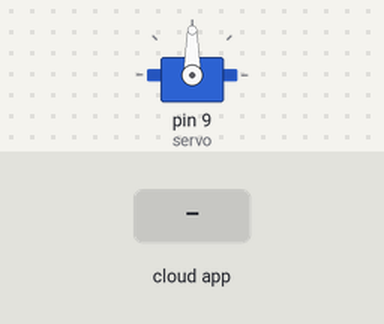
The sketch below on a simulated Arduino Uno, built with avr-gcc and run on an emulated ATmega328P. On the bench: servo. The inputs (shaded band) are chosen by the test bench. The ROS host is connected and sends only what is stated.

Above: at 1.2 s.
1.3 s: the phone or cloud app sets servo_cmd to 0
At 2.0 s:
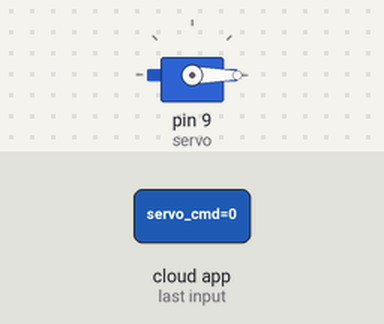
2.8 s: the phone or cloud app sets servo_cmd to 45
At 3.1 s:
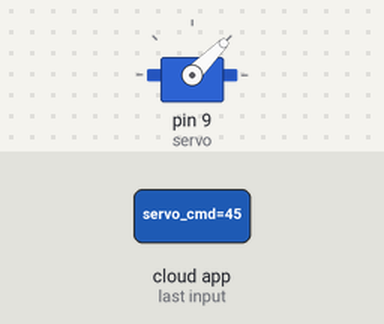
4.3 s: the phone or cloud app sets servo_cmd to 180
At 5.5 s:
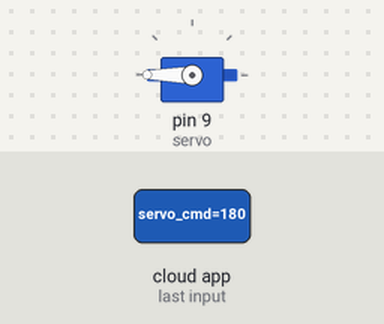
5.8 s: the phone or cloud app sets servo_cmd to 90
At 6.6 s:
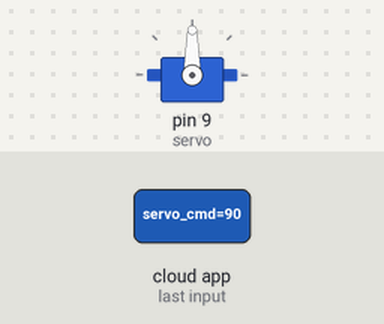
Timing chart, 0 to 8.3 s (numbered marks = the images above; inputs shaded):
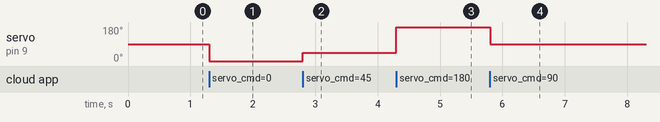

The sketch:

antares-1.ino
```cpp
#include <Servo.h>
#include <ros.h>
#include <std_msgs/Int32.h>

Servo servo;
std_msgs::Int32 angle_msg;

ros::NodeHandle  nh;
ros::Publisher cmd_echo("servo_cmd_echo", &angle_msg);

void servo_cb( const std_msgs::Int32& cmd_msg){
  servo.write(cmd_msg.data);
  angle_msg.data = cmd_msg.data;
  cmd_echo.publish(&angle_msg);
}

ros::Subscriber<std_msgs::Int32> cmd_subscribe("servo_cmd", servo_cb);

void setup(){
  nh.initNode();
  nh.advertise(cmd_echo);
  nh.subscribe(cmd_subscribe);

  servo.attach(9);
  servo.write(90);
}

void loop(){
  nh.spinOnce();
  delay(1);
}
```

Measured:
- after the input at 1.3 s, servo on pin 9 (servo): 90° → 0° at once
- after the input at 2.8 s, servo on pin 9 (servo): 0° → 45° at once
- after the input at 4.3 s, servo on pin 9 (servo): 45° → 180° at once
- after the input at 5.8 s, servo on pin 9 (servo): 180° → 90° at once
